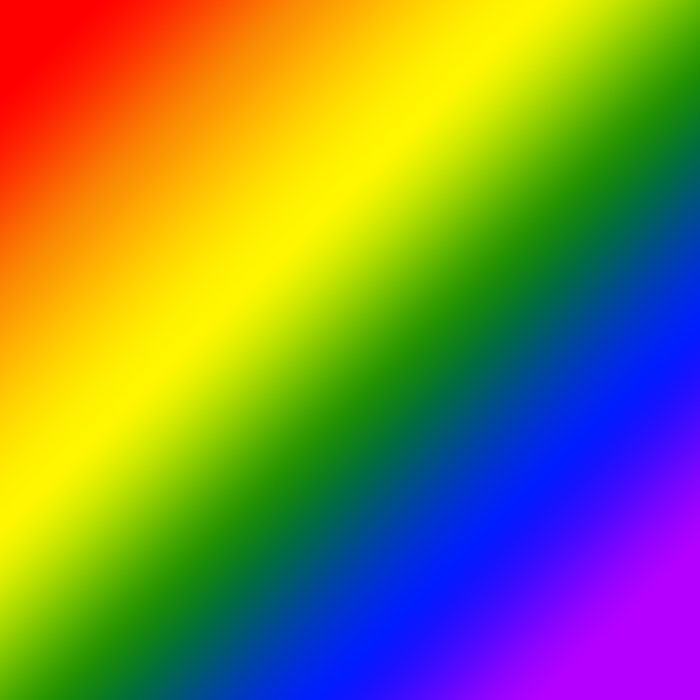
#> input picture Фон/1.png, 700 x 700 px
$ python -i main.py   (imports and definitions only)
#> lines starting #> are read from the running program, lines starting #| are printed output that depends on the picture
from random import choices
import os
from typing import List, Tuple
from PIL import Image


# [94 lines left out: functions get_files_from_folder, generate_img, make_desc_file, apply_layer_to_image, clear_tmp_files, not called in this run]


# устанавливаем рабочую директорию
# [1 line not run here, left out]


def main(count_of_images):

    probability_wieghts_background = [1, 1, 1]  # вероятности фона
    probability_wieghts_body = [4, 3, 2]  # вероятности тела
    probability_wieghts_acc = [1, 1, 1]  # вероятности аксессуаров

    # (Название папки с элементом рисунка, список вероятностей для каждого элемента, может ли не выпасть элемент)
    elements = [('Фон/', probability_wieghts_background, False), ('Тело/', probability_wieghts_body, False),
                ('Аксессуары/', probability_wieghts_acc, True)]
    # список элементов, которые надо перекрашивать
    elements_for_repainting = []
    # итоговое изображение
    result_img = ''

    for i in range(1, count_of_images + 1):
        generate_img(result_img, elements, elements_for_repainting, i)
        # чистим временные файлы, которые создаются при перекрашивании
        for element in elements_for_repainting:
            clear_tmp_files(element)


# [6 lines not run here, left out]

>>> import cv2
>>> picture = cv2.imread('Фон/1.png', cv2.IMREAD_GRAYSCALE)
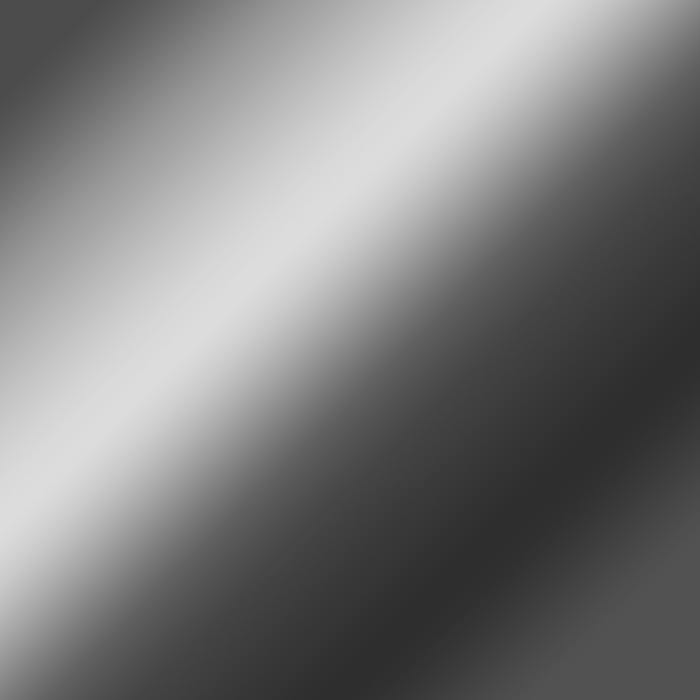
#> picture: shape (700, 700); min 45, max 220, mean 124.5
#> (the run stopped early here; a loop or call above may not have finished)
